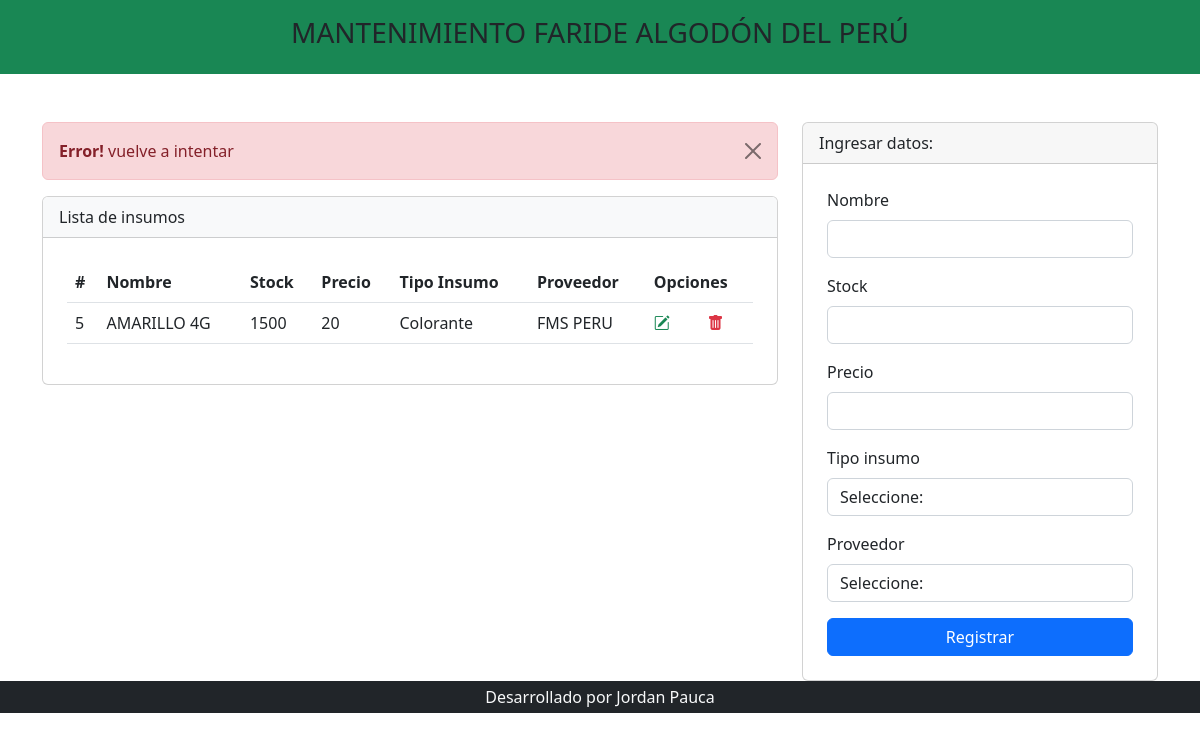
/listar_insumo.php?mensaje=error, run on the app's committed database.
### tables this page shows
CREATE TABLE `insumos` (
  `id_insumo` int(11) NOT NULL,
  `desc_insumo` varchar(100) NOT NULL,
  `stock_kg` double NOT NULL,
  `precio_kg` double NOT NULL,
  `id_tipo_insumo` int(11) NOT NULL,
  `id_proveedor` int(11) NOT NULL
);

CREATE TABLE `tipo_insumo` (
  `id_tipo_insumo` int(11) NOT NULL,
  `desc_tipo_insumo` varchar(50) NOT NULL
);

CREATE TABLE `proveedor` (
  `id_proveedor` int(11) NOT NULL,
  `desc_proveedor` varchar(60) NOT NULL,
  `ruc` varchar(20) NOT NULL,
  `distrito` varchar(50) NOT NULL,
  `ciudad` varchar(50) NOT NULL,
  `provincia` varchar(50) NOT NULL,
  `telefono` varchar(15) NOT NULL,
  `email` varchar(50) NOT NULL
);

### listar_insumo.php (the view, shortened to what this page needs)
<?php include 'template/header.php' ?>
<?php
include_once "model/conexion.php";
$sentencia = $bd->query("SELECT insumos.id_insumo, insumos.desc_insumo, insumos.stock_kg, insumos.precio_kg, insumos.id_tipo_insumo, tipo_insumo.desc_tipo_insumo as nom_insumo, insumos.id_proveedor, proveedor.desc_proveedor as nom_proveedor
FROM insumos
INNER JOIN tipo_insumo ON insumos.id_tipo_insumo=tipo_insumo.id_tipo_insumo
INNER JOIN proveedor ON insumos.id_proveedor=proveedor.id_proveedor
ORDER BY insumos.id_insumo ASC;");
$insumos = $sentencia->fetchAll(PDO::FETCH_OBJ);
?>
<div class="container mt-5">
    <div class="row justify-content-center">
        <div class="col-md-8">
    <?php
        if(isset($_GET['mensaje']) and $_GET['mensaje']=='error'){
    ?>
    <div class="alert alert-danger alert-dismissible fade show" role="alert">
    <strong>Error!</strong> vuelve a intentar
    <button type="button" class="btn-close" data-bs-dismiss="alert" aria-label="Close"></button>
    </div>
    <?php
        }
    ?>
            <div class="card">
                <div class="card-header bg-light">
                    Lista de insumos
                </div>
                <div class="p-4">
                    <div class="table-responsive">
                        <table class="table align-middle">
                            <thead>
                                <tr>
                                    <th scope="col">#</th>
                                    <th scope="col">Nombre</th>
                                    <th scope="col">Stock</th>
                                    <th scope="col">Precio</th>
                                    <th scope="col">Tipo Insumo</th>
                                    <th scope="col">Proveedor</th>
                                    <th scope="col" colspan="2">Opciones</th>
                                </tr>
                            </thead>
                            <tbody>
                                <?php
                                    foreach($insumos as $dato){
                                ?>
                                <tr>
                                    <td scope="row"><?php echo $dato->id_insumo; ?></td>
                                    <td><?php echo $dato->desc_insumo; ?></td>
                                    <td><?php echo $dato->stock_kg; ?></td>
                                    <td><?php echo $dato->precio_kg; ?></td>
                                    <td><?php echo $dato->nom_insumo; ?></td>
                                    <td><?php echo $dato->nom_proveedor; ?></td>
                                    <td><a class="text-success" href="editar_insumo.php?codigo=<?php echo $dato->id_insumo;?>&id_tipo_insumo=<?php echo $dato->id_tipo_insumo;?>&id_proveedor=<?php echo $dato->id_proveedor;?>"><i class="bi bi-pencil-square"></i></a></td>
                                    <td><a onclick="return confirm('Estas seguro de eliminar?');" class="text-danger" href="eliminar_insumo.php?codigo=<?php echo $dato->id_insumo; ?>"><i class="bi bi-trash-fill"></i></a></td>
                                </tr>
                                <?php
                                    }
                                ?>
                            </tbody>
                        </table>
                    </div>
                </div>
            </div>
        </div>
        <div class="col-md-4">
            <div class="card">
                <div class="card-header">
                    Ingresar datos:
                </div>
                <form class="p-4" method="POST" action="registrar_insumo.php">
                    <div class="mb-3">
                        <label class="form-label">Nombre</label>
                        <input type="text" class="form-control" name="txtNombre" autofocus required>
                    </div>
                    <div class="mb-3">
                        <label class="form-label">Stock</label>
                        <input type="number" step="any" class="form-control" name="txtStock" required>
                    </div>
                    <div class="mb-3">
                        <label class="form-label">Precio</label>
                        <input type="number" step="any" class="form-control" name="txtPrecio" required>
                    </div>
                    <div class="mb-3">
                    <label class="form-label">Tipo insumo</label>
                    <select class="form-control" name="txtTipo_insumo" >
                    <option value="">Seleccione:</option>
                    </select>
                    </div>
                    <div class="mb-3">
                    <label class="form-label">Proveedor</label>
                    <select class="form-control" name="txtProveedor" >
                    <option value="">Seleccione:</option>
                    </select>
                    </div>
                    <div class="d-grid">
                        <input type="submit" class="btn btn-primary" value="Registrar" required>
                    </div>
                </form>
            </div>
        </div>
    </div>
</div>
<?php include 'template/footer.php' ?>

### data on the page
insumos: id_insumo "5", desc_insumo "AMARILLO 4G", stock_kg "1500", precio_kg "20", id_tipo_insumo.desc_tipo_insumo "Colorante", id_proveedor.desc_proveedor "FMS PERU"
